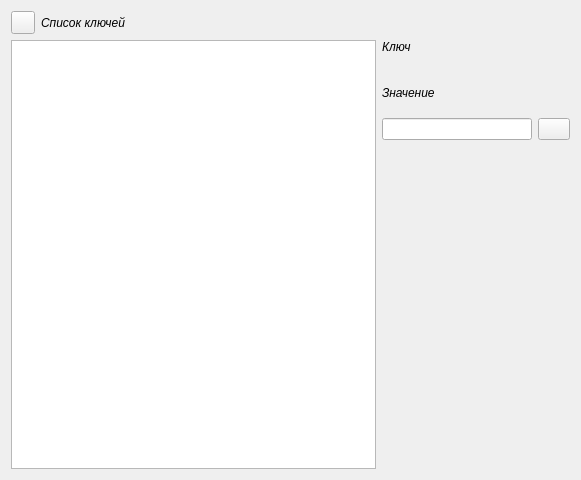
<?xml version="1.0" encoding="UTF-8"?>
<ui version="4.0">
 <class>SettingsForm</class>
 <widget class="QWidget" name="SettingsForm">
  <property name="geometry">
   <rect>
    <x>0</x>
    <y>0</y>
    <width>581</width>
    <height>480</height>
   </rect>
  </property>
  <property name="windowTitle">
   <string>Form</string>
  </property>
  <layout class="QGridLayout" name="gridLayout">
   <item row="9" column="4">
    <spacer name="verticalSpacer">
     <property name="orientation">
      <enum>Qt::Vertical</enum>
     </property>
     <property name="sizeHint" stdset="0">
      <size>
       <width>20</width>
       <height>40</height>
      </size>
     </property>
    </spacer>
   </item>
   <item row="4" column="4">
    <widget class="QLabel" name="label_2">
     <property name="font">
      <font>
       <italic>true</italic>
      </font>
     </property>
     <property name="text">
      <string>Значение</string>
     </property>
    </widget>
   </item>
   <item row="7" column="5">
    <widget class="QPushButton" name="editButton">
     <property name="maximumSize">
      <size>
       <width>32</width>
       <height>32</height>
      </size>
     </property>
     <property name="autoFillBackground">
      <bool>false</bool>
     </property>
     <property name="text">
      <string/>
     </property>
     <property name="icon">
      <iconset resource="../../../../core/frameWork/resources/framework_resources.qrc">
       <normaloff>:/images/SilkCompanion1/icons/bullet_edit.png</normaloff>:/images/SilkCompanion1/icons/bullet_edit.png</iconset>
     </property>
     <property name="flat">
      <bool>false</bool>
     </property>
    </widget>
   </item>
   <item row="0" column="2" colspan="4">
    <spacer name="horizontalSpacer">
     <property name="orientation">
      <enum>Qt::Horizontal</enum>
     </property>
     <property name="sizeHint" stdset="0">
      <size>
       <width>40</width>
       <height>20</height>
      </size>
     </property>
    </spacer>
   </item>
   <item row="0" column="1">
    <widget class="QLabel" name="label">
     <property name="font">
      <font>
       <italic>true</italic>
      </font>
     </property>
     <property name="text">
      <string>Список ключей</string>
     </property>
    </widget>
   </item>
   <item row="7" column="4">
    <widget class="QLineEdit" name="valueEdit">
     <property name="maximumSize">
      <size>
       <width>150</width>
       <height>16777215</height>
      </size>
     </property>
    </widget>
   </item>
   <item row="0" column="0">
    <widget class="QToolButton" name="updateButton">
     <property name="text">
      <string/>
     </property>
     <property name="icon">
      <iconset resource="../../../../core/frameWork/resources/framework_resources.qrc">
       <normaloff>:/images/SilkCompanion1/icons/reload.png</normaloff>:/images/SilkCompanion1/icons/reload.png</iconset>
     </property>
    </widget>
   </item>
   <item row="1" column="4">
    <widget class="QLabel" name="label_3">
     <property name="font">
      <font>
       <italic>true</italic>
      </font>
     </property>
     <property name="text">
      <string>Ключ</string>
     </property>
    </widget>
   </item>
   <item row="2" column="4">
    <widget class="QLabel" name="keyLabel">
     <property name="text">
      <string/>
     </property>
    </widget>
   </item>
   <item row="1" column="0" rowspan="11" colspan="4">
    <widget class="QListWidget" name="keysListWidget">
     <property name="maximumSize">
      <size>
       <width>16777215</width>
       <height>16777215</height>
      </size>
     </property>
    </widget>
   </item>
  </layout>
 </widget>
 <resources>
  <include location="../../../../core/frameWork/resources/framework_resources.qrc"/>
 </resources>
 <connections/>
</ui>
